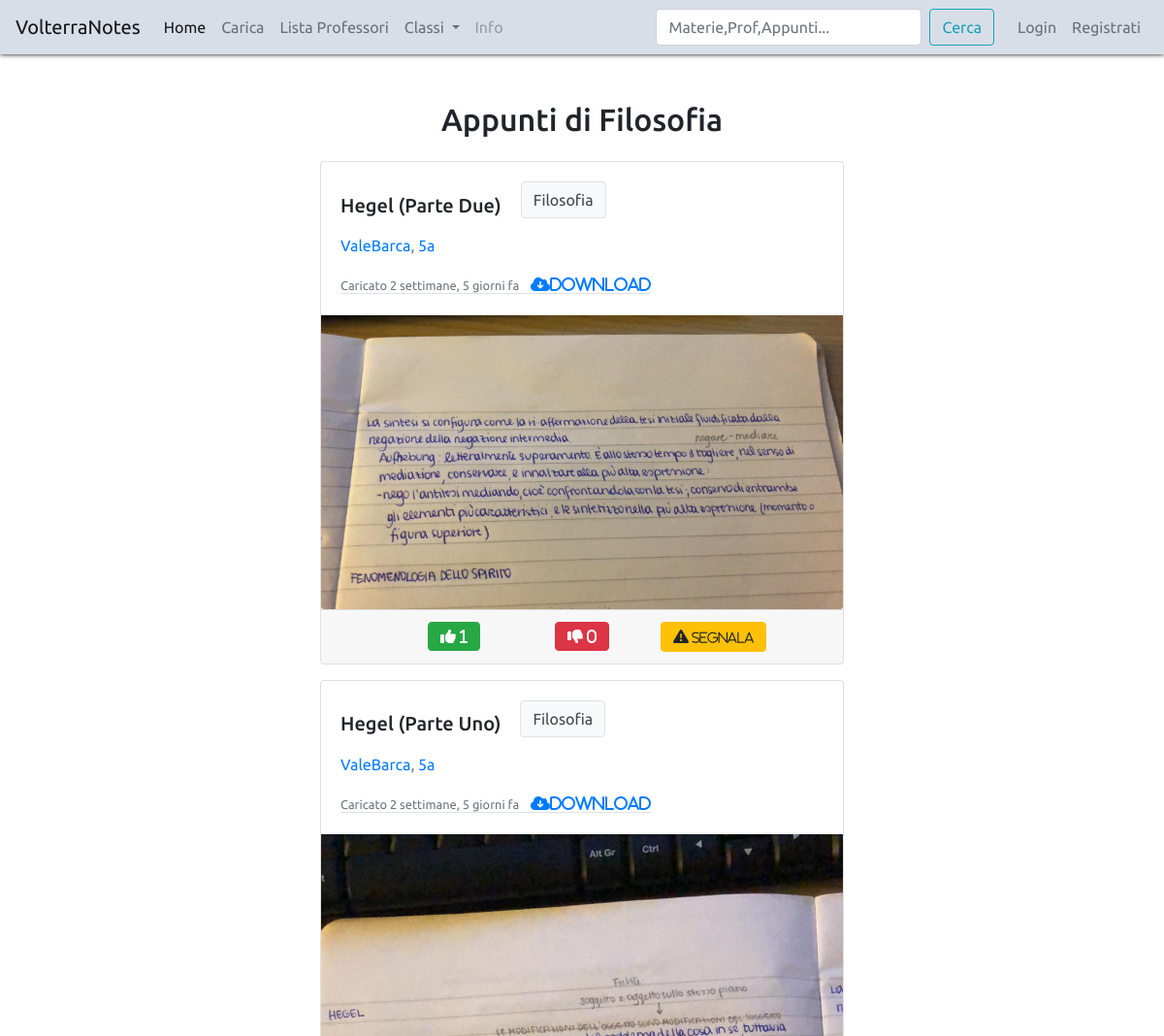
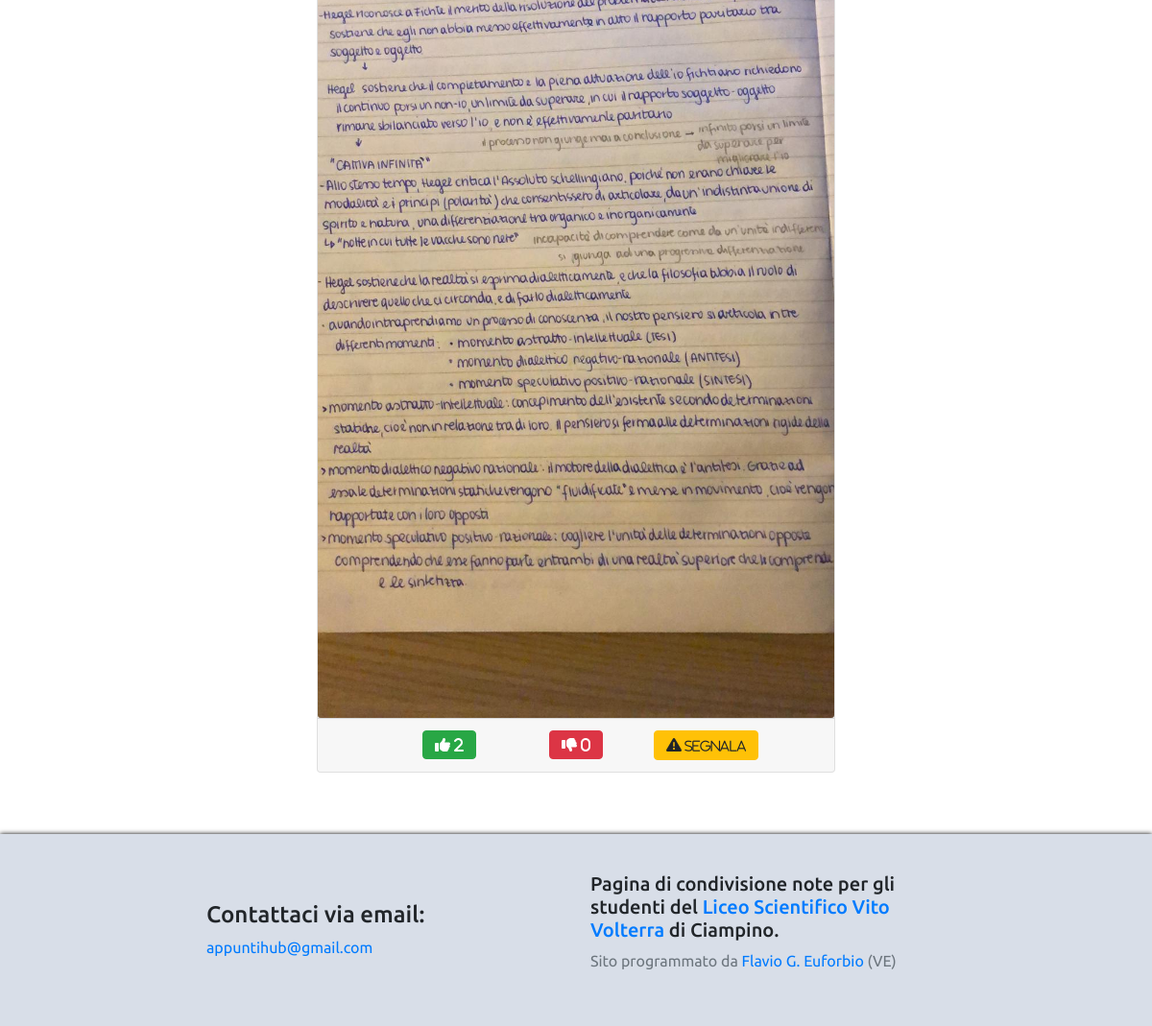
/notes/Filosofia/notes-subject/, run on the app's committed database (2 pictures, top to bottom).
### content/models.py (models this page shows, shortened)
class Materia(models.Model):
    nome = models.CharField(max_length=60)
    classi = models.ManyToManyField(Classe)
    def __str__(self):
        return self.nome
    class Meta:
        verbose_name = "Materia"
        verbose_name_plural = "Materie"

class Nota(models.Model):
    titolo = models.CharField(max_length=60)
    professore = models.ForeignKey(Professore, on_delete=models.CASCADE)
    materia = models.ForeignKey(Materia, on_delete=models.CASCADE)
    classe = models.ForeignKey(Classe, on_delete=models.CASCADE, null=True)
    studente = models.ForeignKey("core.CustomUser", on_delete=models.CASCADE, related_name="appunti", blank=True, null=True)
    immagine = models.ImageField(upload_to="notes/", validators=[validate_ext_image], blank=True)
    file_pdf = models.FileField(upload_to='pdf/', validators=[validate_ext_pdf], blank=True)
    file_audio = models.FileField(upload_to="audio/", validators=[validate_ext_audio], blank=True)
    data_pubblicazione = models.DateTimeField(auto_now_add=True)
    utile = models.IntegerField(default=0)
    non_utile = models.IntegerField(default=0)
    votanti = models.ManyToManyField("core.CustomUser", blank=True, related_name="note_votate")
    segnalanti = models.ManyToManyField("core.CustomUser", blank=True, related_name="note_segnalate")
    class Meta:
        verbose_name = "Nota"
        verbose_name_plural = "Note"

class Classe(models.Model):
    grado = models.IntegerField()
    def __str__(self):
        return str(self.grado)+"a"
    class Meta:
        verbose_name = "Classe"
        verbose_name_plural = "Classi"

### core/models.py (models this page shows, shortened)
class CustomUser(AbstractUser):
    USERNAME_FIELD = 'email'
    classe = models.ForeignKey(Classe, on_delete=models.CASCADE, null=True)
    profile_image = models.ImageField(upload_to="profile_pics", null=True, blank=True)
    email = models.EmailField(unique=True, validators=[validate_email])
    val_pos = models.IntegerField(default=0)
    val_neg = models.IntegerField(default=0)
    REQUIRED_FIELDS = []

### content/views.py (the view)
# urls.py: path("<str:subject>/notes-subject/", notes_by_subject, name="notes_by_subject"),
def notes_by_subject(request, subject):
    notes = Nota.objects.filter(materia__nome=subject).order_by('-data_pubblicazione')
    paginator = Paginator(notes, 10)
    page_number = request.GET.get('page')
    page_obj = paginator.get_page(page_number)
    context = {"page_obj":page_obj, "subject":subject}
    return render(request, "notes_by_subject.html", context)

### content/templates/notes_by_subject.html (shortened to what this page needs)
{% extends 'base.html' %}
{% block content %}
  <h2 align="center" class="mb-4">Appunti di {{subject}}</h2>
  {% include 'notes_filter.html' %}
{% endblock %}

### content/templates/notes_filter.html (shortened to what this page needs)
{% for nota in page_obj %}
  <div class="row justify-content-center">
    <div class="col-md-6 col-sm-8">
      <div class="card mx-auto mb-3">
        <div class="card-body">
          <h5 class="card-title d-inline">{{nota.titolo}}</h5><p class="btn btn-light border note_subject"><a href="{% url 'notes_by_subject' subject=nota.materia %}" style="color:#43474d; text-decoration: none;">{{nota.materia.nome}}</a></p>
          <p class="text-muted"><a href="{% url 'other_profiles' user_pk=nota.studente.pk %}">{{nota.studente.username}}</a>, <a href="{% url 'notes_by_year' year=nota.classe %}">{{nota.classe}}</a></p>
          <p class="card-text d-inline border-bottom"><small class="text-muted">Caricato {{nota.data_pubblicazione | timesince}} fa</small>
            {% if nota.immagine %}
              <a class="ml-2" href="{{nota.immagine.url}}" download>
                <i class="fas fa-cloud-download-alt">Download</i>
              </a>
            {% endif %}
          </p>
        </div>
        {% if nota.immagine %}
          <a href="{{nota.immagine.url}}">
            <img class="card-img-bottom" src="{{nota.immagine.url}}" alt="Card image cap">
          </a>
        {% endif %}
        <div class="card-footer">
          <div class="row justify-content-center">
            <div class="col-3 text-center">
              <a href="{% url 'upvote' nota_pk=nota.pk %}?next={{request.path}}" class="btn btn-success"><i class="fas fa-thumbs-up"> {{nota.utile}}</i></a>
            </div>
            <div class="col-3 text-center">
              <a href="{% url 'downvote' nota_pk=nota.pk %}?next={{request.path}}" class="btn btn-danger"><i class="fas fa-thumbs-down"> {{nota.non_utile}}</i></a>
            </div>
            <div class="col-3 text-center">
              <a href="{% url 'form_segnalazione' nota_pk=nota.pk %}" class="btn btn-warning"><i class="fas fa-exclamation-triangle"><small>  Segnala</small></i></a>
            </div>
          </div>
        </div>
      </div>
      {% load index %}
    </div>
  </div>
{% empty %}
  <p align="center" class="text-muted">Non è stato trovato alcun appunto che fa al caso tuo, ci spiace...</p>
{% endfor %}

### templates/base.html (style rules this page uses)
body { font-family: 'Ubuntu', sans-serif; }
.note_subject { margin-left: 20px; display: inline-block; }

### data on the page
Materia: nome "Filosofia"
Nota: titolo "Hegel (Parte Due)", materia.nome "Filosofia", studente.username "ValeBarca", classe "5a", data_pubblicazione "2 settimane, 5 giorni", immagine (picture), utile "1", non_utile "0"
Nota: titolo "Hegel (Parte Uno)", materia.nome "Filosofia", studente.username "ValeBarca", classe "5a", data_pubblicazione "2 settimane, 5 giorni", immagine (picture), utile "2", non_utile "0"
